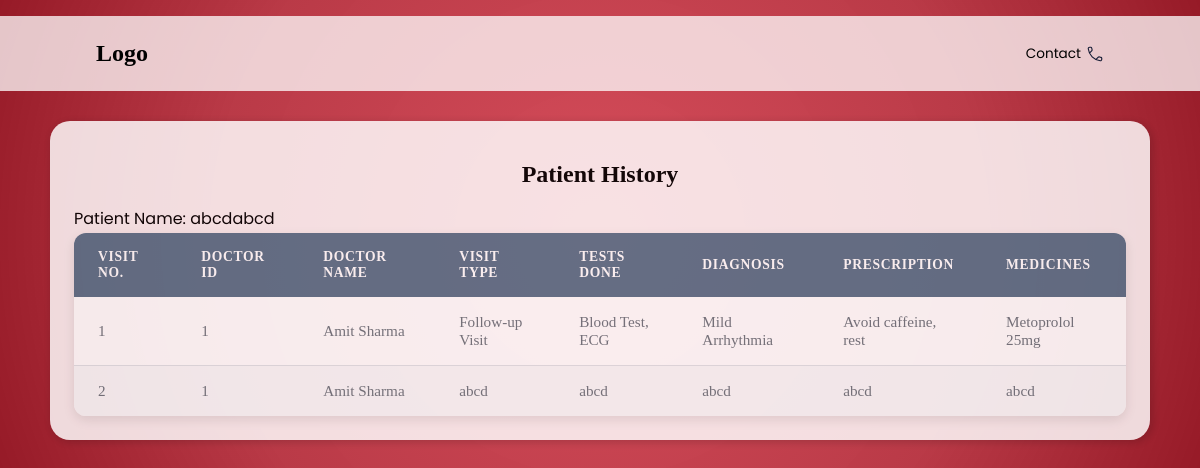
Before: /view_patient_history/1 with the older database file.
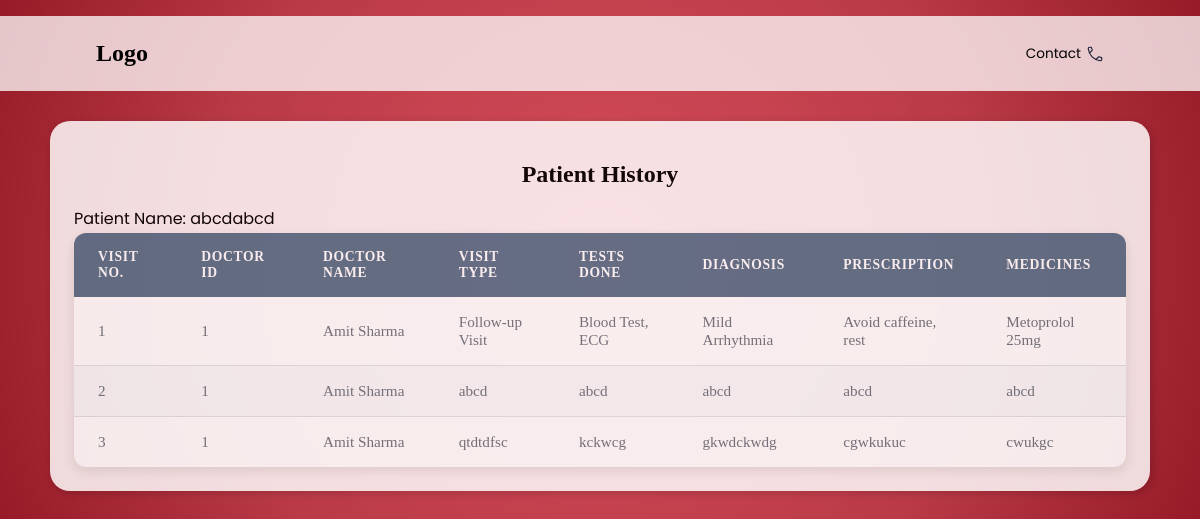
After: the same page with the newer database file.
### models.py (models this page shows)
class Patient(db.Model):
    PatientID = db.Column(db.Integer, primary_key=True)
    FirstName = db.Column(db.String,nullable=False)
    LastName = db.Column(db.String,nullable=False)
    Username= db.Column(db.String, nullable=False)
    Password = db.Column(db.String, nullable=False)
    appointments = db.relationship('Appointment', back_populates='patient', cascade="all, delete")
    histories = db.relationship('PatientHistory', back_populates='patient', cascade="all, delete")

class PatientHistory(db.Model):
    AppointmentID = db.Column(db.Integer, primary_key=True, autoincrement=True)
    PatientID = db.Column(db.Integer, db.ForeignKey('patient.PatientID'), nullable=False)
    DoctorID = db.Column(db.Integer)
    VisitType=db.Column(db.String,nullable=False)
    TestDone=db.Column(db.String)
    Diagnosis=db.Column(db.String,nullable=False)
    Prescription= db.Column(db.String,nullable=False)
    Medicines = db.Column(db.String,nullable=False)
    patient = db.relationship('Patient', back_populates='histories')

class Doctor(db.Model):
    DoctorID = db.Column(db.Integer, primary_key=True)
    FirstName = db.Column(db.String,nullable=False)
    LastName = db.Column(db.String,nullable=False)
    Username= db.Column(db.String, nullable=False)
    Password = db.Column(db.String, nullable=False)
    available=db.Column(db.String)
    Department = db.Column(db.String, db.ForeignKey('department.Department_name'), nullable=False)
    Position = db.Column(db.String)
    Experience = db.Column(db.Integer)
    Remarks = db.Column(db.String)
    photo = db.Column(db.String)
    appointments = db.relationship('Appointment', back_populates='doctor', cascade="all, delete")
    department_rel = db.relationship('Department', back_populates='doctors')

### routes/patient.py (the view)
@app.route("/view_patient_history/<int:patient_id>")
def view_patient_history(patient_id):
    patient = Patient.query.get_or_404(patient_id)
    history_entries = PatientHistory.query.filter_by(PatientID=patient_id).all()
    doctor_map = {
        entry.DoctorID: Doctor.query.get(entry.DoctorID)
        for entry in history_entries
    }
    return render_template(
        "view_patient_history.html",
        patient=patient,
        history=history_entries,
        doctor_map=doctor_map
    )

### templates/view_patient_history.html (shortened to what this page needs)
<!DOCTYPE html>
<html lang="en">
<head>
    <link rel="stylesheet" href="..\static\style.css">
</head>
<body>
    <header>
        <nav>
        <div class="logo">
            <h2>Logo</h2>
        </div>
        <div class="nav-icons">
            <ul>
            <li>Contact </li>
            </ul>
        </div>
        </nav>
    </header>
    <main>
        <div id="pageC">
            <div class="container">
                <div class="overview">
                    <h2>Patient History</h2>
                </div>
                <div class="content">
                    <p>Patient Name: {{ patient.FirstName }}</p>
                </div>
                <div class="appointments">
                    <table class="appointments-table">
                        <thead>
                            <tr>
                                <th>Visit No.</th>
                                <th>Doctor ID </th>
                                <th>Doctor Name </th>
                                <th>Visit Type</th>
                                <th>Tests Done</th>
                                <th>Diagnosis</th>
                                <th>Prescription</th>
                                <th>Medicines</th>
                            </tr>
                        </thead>
                        <tbody>
                        {% for entry in history %}
                        <tr>
                            <td>{{ loop.index }}</td>
                            <td>{{ entry.DoctorID }}</td>
                            <td>{{ doctor_map[entry.DoctorID].FirstName }} {{ doctor_map[entry.DoctorID].LastName }}</td>
                            <td>{{ entry.VisitType }}</td>
                            <td>{{ entry.TestDone }}</td>
                            <td>{{ entry.Diagnosis }}</td>
                            <td>{{ entry.Prescription }}</td>
                            <td>{{ entry.Medicines }}</td>
                        </tr>
                        {% else %}
                            <tr>
                                <td colspan="6">No history available</td>
                            </tr>
                        {% endfor %}
                        </tbody>
                    </table>
                </div>
            </div>
        </div>
    </main>
</body>
</html>

### static/style.css (style rules this page uses)
* { margin: 0; padding: 0; }
body { background: radial-gradient( circle at center, #d03040db 0%, #b01e2ddf 60%, #961a27 100%); }
:root { --primary-color: #007bff; --secondary-color: #6c757d; --header-bg: #5a7188; --header-text: #ffffff; --row-bg-odd: #ffffff; --row-bg-even: #f8f9fa; --border-color: #dee2e6; }
nav { display: flex; align-items: center; justify-content: space-between; margin-top: 2vh; gap: 3vw; background-color: rgba(255, 255, 255, 0.75); padding: 3vh; padding-left: 8vw; padding-right: 8vw; }
.nav-icons ul { display: flex; list-style: none; gap: 2vw; }
.nav-icons li { display: flex; align-items: center; font-family: 'Poppins', sans-serif; font-size: 0.85em; cursor: pointer; gap: 5px; }
main { display: flex; justify-content: center; align-items: center; }
.container { background-color: rgba(255, 255, 255, 0.92); margin: 30px 50px; border-radius: 20px; opacity: 0.9; transition: box-shadow 0.3s ease; box-shadow: 2px 2px 10px rgba(0, 0, 0, 0.2); padding: 2vw; }
#pageC { transition: filter 0.3s ease; }
.appointments { max-width: 1200px; margin: 0 auto; background-color: var(--row-bg-odd); border-radius: 12px; box-shadow: 0 4px 12px rgba(0, 0, 0, 0.1); overflow: hidden; }
.appointments-table { width: 100%; border-collapse: separate; border-spacing: 0; }
.appointments-table thead th { padding: 1rem 1.5rem; background-color: var(--header-bg); color: var(--header-text); font-weight: 600; text-align: left; text-transform: uppercase; font-size: 0.85rem; letter-spacing: 0.05em; }
.appointments-table tbody td { padding: 1rem 1.5rem; border-bottom: 1px solid var(--border-color); vertical-align: middle; font-size: 0.95rem; color: var(--secondary-color); }
.appointments-table tbody tr:nth-child(even) { background-color: var(--row-bg-even); }
.appointments-table tbody tr:last-child td { border-bottom: none; }
.overview { display: flex; flex-direction: column; justify-content: center; align-items: center; padding: 1vh; margin: 1vh; }
.content p { font-family: 'Poppins', sans-serif; font-size: 600; padding-top: 2px; padding-bottom: 2px; }

Changed rows visible on the page:
added PatientHistory: DoctorID "1", DoctorID.FirstName "Amit", DoctorID.LastName "Sharma", VisitType "qtdtdfsc", TestDone "kckwcg", Diagnosis "gkwdckwdg", Prescription "cgwkukuc", Medicines "cwukgc"
